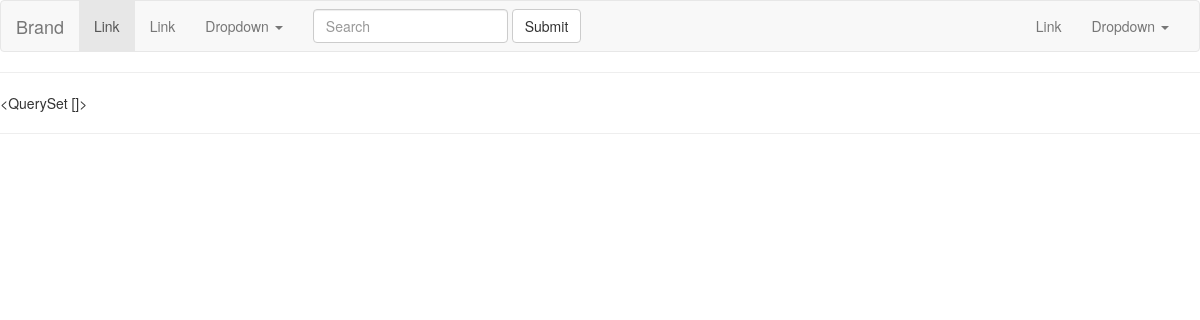
Page /users-fbv on the earlier database version.
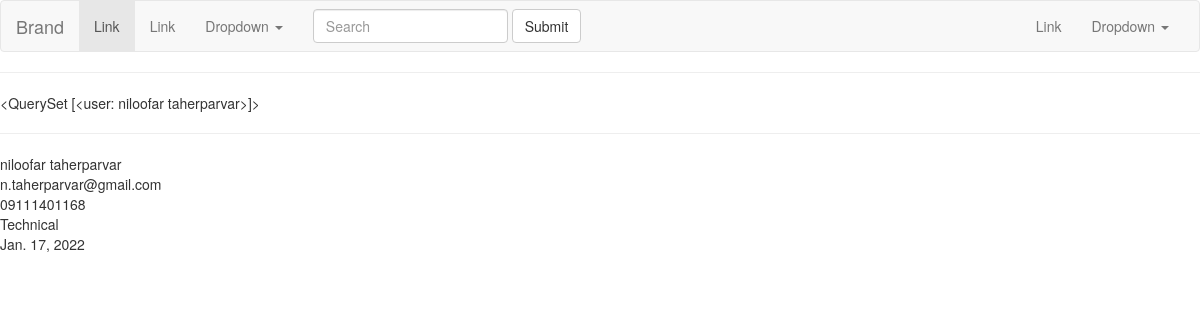
Same page on the later database version.
### users/models.py (models this page shows)
class user (models.Model):
    user_Name = models.CharField(max_length=50)
    Email = models.EmailField(max_length=50)
    Mobile = models.CharField(max_length=15)
    Roll = models.CharField(max_length=25)
    create_Data = models.DateField()
    def __str__(self):
        return self.user_Name

### users/views.py (the view)
# urls.py: path('users-fbv',user_list_view),
def user_list_view(request):
    queryset = user.objects.all()
    contex={
        "object_list": queryset
    }
    return render(request, "users/user_list.html", contex)

### users/templates/users/user_list.html (shortened to what this page needs)
{% extends "base.html" %}
{% block content %}
    <hr>
{{ object_list }}
<br>
<hr>
{%  for obj in object_list  %}
    <p>
    {{ obj.user_Name }}<br>{{ obj.Email }}<br>{{ obj.Mobile }}<br>{{ obj.Roll }}<br>{{ obj.create_Data }}
    </p>
{% endfor %}
{% endblock %}

### templates/base.html (shortened to what this page needs)
<!doctype html>
<html lang="en">
<head>
    {% include "base/css.html" %}
</head>
<body>
{% include "base/nav.html" %}
{% block content %}{% endblock %}
</body>
</html>

### templates/base/css.html (shortened to what this page needs)
    <link rel="stylesheet" href="https://stackpath.bootstrapcdn.com/bootstrap/3.4.1/css/bootstrap.min.css"
>

### templates/base/nav.html (shortened to what this page needs)
<nav class="navbar navbar-default">
  <div class="container-fluid">
    <div class="navbar-header">
      <a class="navbar-brand" href="#">Brand</a>
    </div>
    <div class="collapse navbar-collapse" id="bs-example-navbar-collapse-1">
      <ul class="nav navbar-nav">
        <li class="active"><a href="#">Link <span class="sr-only">(current)</span></a></li>
        <li><a href="#">Link</a></li>
        <li class="dropdown">
          <a href="#" class="dropdown-toggle" data-toggle="dropdown" role="button" aria-haspopup="true" aria-expanded="false">Dropdown <span class="caret"></span></a>
        </li>
      </ul>
      <form class="navbar-form navbar-left">
        <div class="form-group">
          <input type="text" class="form-control" placeholder="Search">
        </div>
        <button type="submit" class="btn btn-default">Submit</button>
      </form>
      <ul class="nav navbar-nav navbar-right">
        <li><a href="#">Link</a></li>
        <li class="dropdown">
          <a href="#" class="dropdown-toggle" data-toggle="dropdown" role="button" aria-haspopup="true" aria-expanded="false">Dropdown <span class="caret"></span></a>
        </li>
      </ul>
    </div>
  </div>
</nav>

Differences in the rows shown:
added user: user_Name "<QuerySet [<user: niloofar taherparvar>]>", user_Name "niloofar taherparvar", Email "n.taherparvar@gmail.com", Mobile "09111401168", Roll "Technical", create_Data "Jan. 17, 2022"
Other differences:
{{ object_list }}: "<QuerySet []>" → (not shown)
